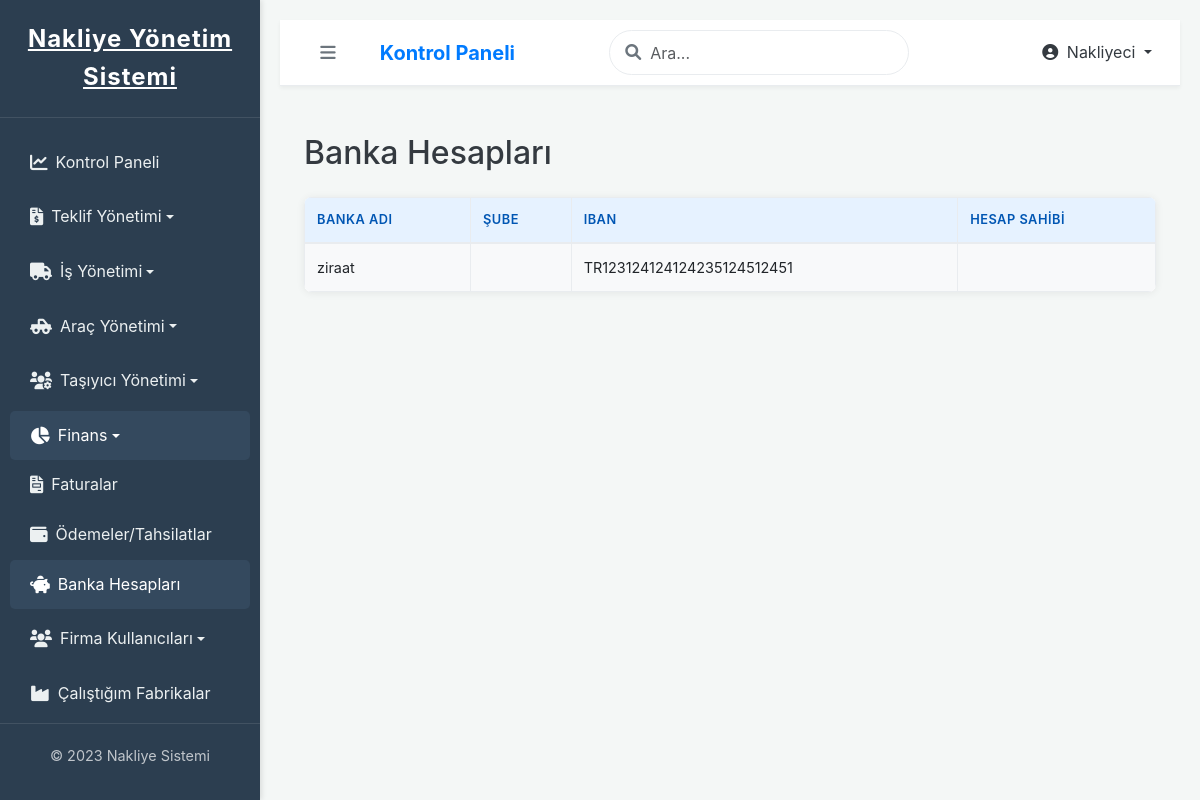
/nakliyeci/banka-hesaplari/ (signed in), run on the app's committed database.
### ana_uygulama/models.py (models this page shows, shortened)
class CustomUser(AbstractUser):
    company = models.ForeignKey(Company, on_delete=models.SET_NULL, null=True, blank=True, verbose_name="Bağlı Olduğu Firma")
    class Meta:
        verbose_name = "Kullanıcı"
        verbose_name_plural = "Kullanıcılar"

class BankAccount(models.Model):
    carrier = models.ForeignKey(
        Carrier,
        on_delete=models.CASCADE,
        related_name='bank_accounts',
        verbose_name="Taşıyıcı (Araç Sahibi)"
    )
    bank_name = models.CharField(max_length=100, verbose_name="Banka Adı")
    account_owner_name = models.CharField(max_length=255, verbose_name="Hesap Sahibi Adı")
    iban = models.CharField(max_length=34, unique=True, verbose_name="IBAN Numarası")
    is_primary = models.BooleanField(default=False, verbose_name="Birincil Hesap mı?") # Bir taşıyıcının birden fazla hesabı olabilir.
    created_at = models.DateTimeField(auto_now_add=True)
    updated_at = models.DateTimeField(auto_now=True)
    class Meta:
        verbose_name = "Banka Hesabı"
        verbose_name_plural = "Banka Hesapları"
        ordering = ['carrier', '-is_primary', 'bank_name']
        unique_together = [['carrier', 'iban']] # Bir taşıyıcı için IBAN tekil olmalı

### ana_uygulama/views.py (the view)
# urls.py: path('nakliyeci/banka-hesaplari/', views.bank_account_list_nakliyeci_view, name='bank_account_list_nakliyeci_view'),
@login_required
def bank_account_list_nakliyeci_view(request):
    if not request.user.company or request.user.company.company_type != 'NAKLIYECI':
        messages.error(request, "Bu sayfaya erişim izniniz yok.")
        return redirect('ana_uygulama:dashboard')
    bank_accounts = BankAccount.objects.filter(
        carrier__managed_by_shipper=request.user.company
    ).select_related('carrier').order_by('carrier__full_name', 'bank_name')
    context = {
        'bank_accounts': bank_accounts,
        'page_title': "Banka Hesapları"
    }
    return render(request, 'ana_uygulama/nakliyeci/bank_account_list.html', context)

### ana_uygulama/templates/ana_uygulama/nakliyeci/bank_account_list.html (shortened to what this page needs)
{% extends "base.html" %}
{% load static %}
{% block content %}
<div class="container mt-4">
    <h2 class="mb-4">Banka Hesapları</h2>
    {% if bank_accounts %}
        <table class="table table-bordered table-striped">
            <thead>
                <tr>
                    <th>Banka Adı</th>
                    <th>Şube</th>
                    <th>IBAN</th>
                    <th>Hesap Sahibi</th>
                </tr>
            </thead>
            <tbody>
                {% for account in bank_accounts %}
                <tr>
                    <td>{{ account.bank_name }}</td>
                    <td>{{ account.branch_name }}</td>
                    <td>{{ account.iban }}</td>
                    <td>{{ account.account_holder_name }}</td>
                </tr>
                {% endfor %}
            </tbody>
        </table>
    {% else %}
        <div class="alert alert-info">Kayıtlı banka hesabı bulunmamaktadır.</div>
    {% endif %}
</div>
{% endblock %}

### templates/base.html (shortened to what this page needs)
{% load static %}
<!DOCTYPE html>
<html lang="tr">
<head>
    <link href="https://cdn.jsdelivr.net/npm/bootstrap@5.3.0/dist/css/bootstrap.min.css" rel="stylesheet">
    <link rel="stylesheet" href="https://cdnjs.cloudflare.com/ajax/libs/font-awesome/6.0.0-beta3/css/all.min.css">
    <link href="https://cdn.jsdelivr.net/npm/select2@4.1.0-rc.0/dist/css/select2.min.css" rel="stylesheet" />
    <link href="https://cdn.jsdelivr.net/npm/select2-bootstrap-5-theme@1.3.0/dist/select2-bootstrap-5-theme.min.css" rel="stylesheet" />
    <link rel="stylesheet" href="{% static 'css/style.css' %}?v=1.1">
</head>
<body>
    <div class="page-container">
        <nav id="sidebar" class="sidebar">
            <div class="sidebar-header">
                <a href="{% url 'ana_uygulama:dashboard' %}" class="logo-text">Nakliye Yönetim Sistemi</a>
            </div>
            <ul class="sidebar-menu">
                <li class="menu-item">
                    <a href="{% url 'ana_uygulama:dashboard' %}" class="menu-link {% if request.resolver_match.url_name == 'dashboard' %}active{% endif %}">
                        <i class="fas fa-chart-line me-2"></i> Kontrol Paneli
                    </a>
                </li>
                {% if request.user.is_authenticated and request.user.company.company_type == 'NAKLIYECI' %}
                <li class="menu-item">
                    <a href="#quoteSubmenu" data-bs-toggle="collapse" aria-expanded="false" class="menu-link dropdown-toggle ">
                        <i class="fas fa-file-invoice-dollar me-2"></i> Teklif Yönetimi
                    </a>
                </li>
                <li class="menu-item">
                    <a href="#shipmentSubmenu" data-bs-toggle="collapse" aria-expanded="false" class="menu-link dropdown-toggle ">
                        <i class="fas fa-truck me-2"></i> İş Yönetimi
                    </a>
                </li>
                <li class="menu-item">
                    <a href="#vehicleSubmenu" data-bs-toggle="collapse" aria-expanded="false" class="menu-link dropdown-toggle ">
                        <i class="fas fa-truck-pickup me-2"></i> Araç Yönetimi
                    </a>
                </li>
                <li class="menu-item">
                    <a href="#carrierSubmenu" data-bs-toggle="collapse" aria-expanded="false" class="menu-link dropdown-toggle ">
                        <i class="fas fa-users-cog me-2"></i> Taşıyıcı Yönetimi
                    </a>
                </li>
                <li class="menu-item">
                    <a href="#financeNakliyeciSubmenu" data-bs-toggle="collapse" aria-expanded="false" class="menu-link dropdown-toggle {% if 'invoice' in request.resolver_match.url_name or 'payment_list_nakliyeci_view' == request.resolver_match.url_name or 'bank_account_list_nakliyeci_view' == request.resolver_match.url_name %}active{% endif %}">
                        <i class="fas fa-chart-pie me-2"></i> Finans
                    </a>
                    <ul class="collapse list-unstyled" id="financeNakliyeciSubmenu">
                        <li>
                            <a href="{% url 'ana_uygulama:invoice_list_nakliyeci_view' %}" class="menu-link sub-menu-link {% if request.resolver_match.url_name == 'invoice_list_nakliyeci_view' %}active{% endif %}">
                                <i class="fas fa-file-invoice me-2"></i> Faturalar
                            </a>
                        </li>
                        <li>
                            <a href="{% url 'ana_uygulama:payment_list_nakliyeci_view' %}" class="menu-link sub-menu-link {% if request.resolver_match.url_name == 'payment_list_nakliyeci_view' %}active{% endif %}">
                                <i class="fas fa-wallet me-2"></i> Ödemeler/Tahsilatlar
                            </a>
                        </li>
                        <li>
                            <a href="{% url 'ana_uygulama:bank_account_list_nakliyeci_view' %}" class="menu-link sub-menu-link {% if request.resolver_match.url_name == 'bank_account_list_nakliyeci_view' %}active{% endif %}">
                                <i class="fas fa-piggy-bank me-2"></i> Banka Hesapları
                            </a>
                        </li>
                    </ul>
                </li>
                <li class="menu-item">
                    <a href="#companyUserNakliyeciSubmenu" data-bs-toggle="collapse" aria-expanded="false" class="menu-link dropdown-toggle ">
                        <i class="fas fa-users me-2"></i> Firma Kullanıcıları
                    </a>
                </li>
                <li class="menu-item">
                    <a href="{% url 'ana_uygulama:company_list_for_nakliyeci_view' %}" class="menu-link ">
                        <i class="fas fa-industry me-2"></i> Çalıştığım Fabrikalar
                    </a>
                </li>
                {% endif %}
            </ul>
            <div class="sidebar-footer">
                <p>&copy; 2023 Nakliye Sistemi</p>
            </div>
        </nav>
        <div class="main-content" id="main-content">
            <nav class="navbar navbar-expand-lg">
                <button type="button" id="sidebarCollapse" class="btn btn-outline-secondary me-3">
                    <i class="fas fa-bars"></i>
                </button>
                <a class="navbar-brand me-auto" href="{% url 'ana_uygulama:dashboard' %}">Kontrol Paneli</a>
                <div class="search-box me-3">
                    <span class="search-icon"><i class="fas fa-search"></i></span>
                    <input type="text" class="form-control" id="global-search-input" placeholder="Ara...">
                </div>
                <ul class="navbar-nav ms-auto">
                    <li class="nav-item dropdown">
                        <a class="nav-link dropdown-toggle" href="#" id="navbarDropdown" role="button" data-bs-toggle="dropdown" aria-expanded="false">
                            <i class="fas fa-user-circle me-1"></i> {{ request.user.first_name|default:request.user.username }}
                        </a>
                    </li>
                </ul>
            </nav>
            <div class="container-fluid mt-4">
                {% block content %}{% endblock %}
            </div>
        </div>
    </div>
</body>
</html>

### ana_uygulama/static/css/style.css (style rules this page uses)
:root { --primary-color: #007bff; --primary-dark: #0056b3; --primary-light: #e6f2ff; --secondary-color: #6c757d; --accent-color: #e74c3c; --success-color: #28a745; --info-color: #17a2b8; --warning-color: #ffc107; --danger-color: #dc3545; --text-dark: #343a40; --text-muted: #6c757d; --card-bg: #ffffff; --border-color: #e9ecef; --shadow-light: rgba(0, 0, 0, 0.08); --shadow-medium: rgba(0, 0, 0, 0.12); --sidebar-bg: #2c3e50; --sidebar-text: #ecf0f1; --header-height: 65px; --sidebar-width: 260px; --transition-speed: 0.3s; }
body { font-family: 'Inter', sans-serif; margin: 0; background-color: #f0f2f5; color: var(--text-dark); line-height: 1.6; -webkit-font-smoothing: antialiased; -moz-osx-font-smoothing: grayscale; }
.page-container { display: flex; min-height: 100vh; }
.sidebar { width: var(--sidebar-width); background-color: var(--sidebar-bg); color: var(--sidebar-text); display: flex; flex-direction: column; position: fixed; left: 0; top: 0; bottom: 0; box-shadow: 2px 0 10px rgba(0,0,0,0.15); transition: width var(--transition-speed) ease; z-index: 1000; }
.sidebar-header { padding: 20px; text-align: center; border-bottom: 1px solid rgba(var(--sidebar-text), 0.1); }
.sidebar-header .logo-text { font-size: 1.6em; font-weight: bold; letter-spacing: 1px; }
.main-content { flex-grow: 1; padding-left: var(--sidebar-width); display: flex; flex-direction: column; transition: padding-left var(--transition-speed) ease; min-width: 0; }
.btn { display: inline-flex; align-items: center; justify-content: center; padding: 10px 20px; border: 1px solid transparent; border-radius: 5px; cursor: pointer; font-size: 1em; font-weight: 500; text-decoration: none; transition: background-color var(--transition-speed) ease, border-color var(--transition-speed) ease, color var(--transition-speed) ease, box-shadow var(--transition-speed) ease; }
.btn i { margin-right: 8px; font-size: 1.1em; }
table { width: 100%; border-collapse: collapse; margin-bottom: 25px; box-shadow: 0 1px 8px rgba(0,0,0,0.07); background-color: var(--card-bg); border-radius: 8px; overflow: hidden; }
table th, table td { border-bottom: 1px solid var(--border-color); padding: 12px 18px; text-align: left; font-size: 0.9em; color: var(--text-dark); }
table th { background-color: #f8f9fa; color: var(--text-dark); font-weight: 600; text-transform: uppercase; font-size: 0.8em; letter-spacing: 0.5px; }
table tr:last-child td { border-bottom: none; }
.table-striped tbody tr:nth-of-type(odd) { background-color: rgba(0,0,0,.03); }
.mb-4 { margin-bottom: 1.5rem !important; }
.mt-4 { margin-top: 1.5rem !important; }
.ms-auto { margin-left: auto !important; }
.me-auto { margin-right: auto !important; }
.me-1 { margin-right: 0.25rem !important; }
.me-2 { margin-right: 0.5rem !important; }
.me-3 { margin-right: 1rem !important; }

### data on the page
CustomUser: user.first_name "Nakliyeci"
BankAccount: bank_name "ziraat", iban "TR123124124124235124512451"
